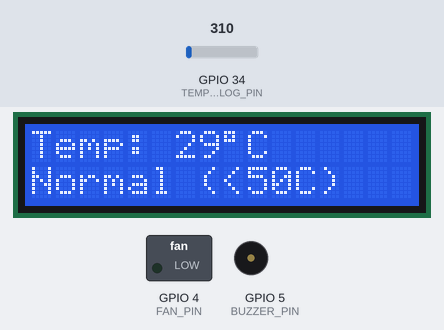
Simulated run of this sketch. Board: ESP32. Parts: 16×2 character LCD, switched loads named in the sketch (green lamp = pin HIGH), buzzer (waves = sounding, pin HIGH). Inputs (shaded band) come from the test bench; at power-on: GPIO 34 (TEMP_ANALOG_PIN) = 310. WiFi joins after 1.5 s; servers stay silent unless stated; web services answer with replies made up by the test bench; what the sketch prints to the serial monitor is not drawn.

Above: at 9.2 s.
9.3 s: GPIO 34 (TEMP_ANALOG_PIN) set to 615
At 12.1 s:
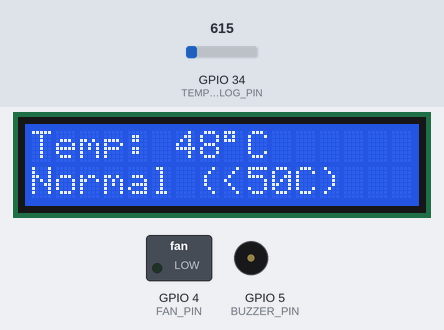
12.3 s: GPIO 34 (TEMP_ANALOG_PIN) set to 700
At 15.0 s:
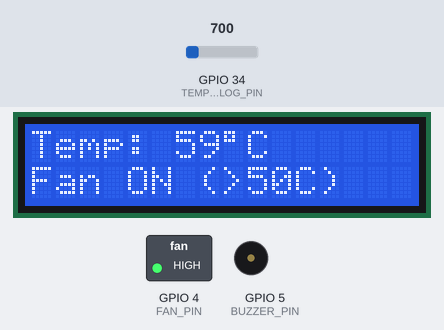
15.3 s: GPIO 34 (TEMP_ANALOG_PIN) set to 821
At 18.1 s:
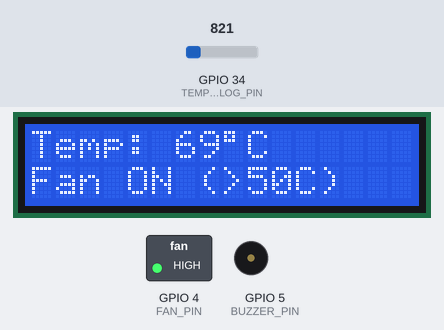
18.3 s: GPIO 34 (TEMP_ANALOG_PIN) set to 885
At 21.1 s:
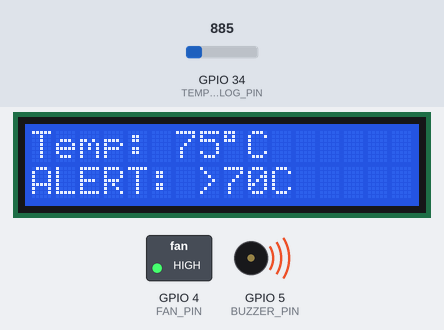
21.3 s: GPIO 34 (TEMP_ANALOG_PIN) set to 186
At 27.8 s:
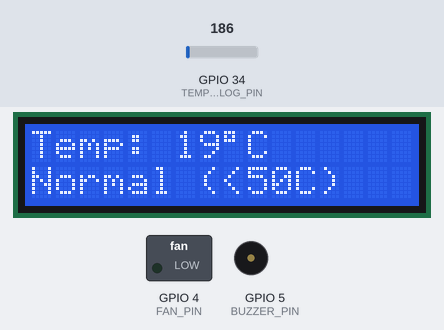
Timing chart, 0 to 28.4 s (numbered marks = the images above; inputs shaded):
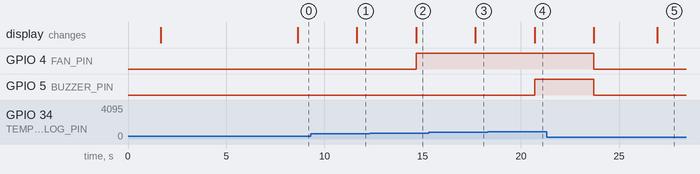

Measured:
- the behaviour switches between 659 and 660 on GPIO 34 (TEMP_ANALOG_PIN) (found by bisection; images 1 and 2)
- the behaviour switches between 858 and 859 on GPIO 34 (TEMP_ANALOG_PIN) (found by bisection; images 3 and 4)
- after the input at 9.3 s, the display: changes after 2.4 s (image 1)
- after the input at 12.3 s, the display: changes after 2.4 s (image 2)
- after the input at 15.3 s, the display: changes after 2.4 s (image 3)
- after the input at 18.3 s, the display: changes after 2.4 s (image 4)
- after the input at 21.3 s, GPIO 4 (FAN_PIN), GPIO 5 (BUZZER_PIN): HIGH → LOW after 2.4 s; the display: first changes after 2.4 s (image 5 shows a later state)

The sketch:

script.ino
```cpp
#include <WiFi.h>
#include <HTTPClient.h>
#include <LiquidCrystal.h>

/* ----------- WiFi ----------- */
const char* SSID     = "realme 8";
const char* PASSWORD = "moaz123456";

/* -------- ThingSpeak -------- */
const char* WRITE_API_KEY = "YM57FG1NG7OW2N1D";  // only key needed for writes
const char* TS_UPDATE_URL = "http://api.thingspeak.com/update";

/* -------- Thresholds -------- */
const int FAN_ON_C  = 50;   // >50C -> fan ON
 const int ALERT_C=70 ;// 70 -> buzzer and fan

LiquidCrystal lcd(22, 23, 21, 19, 18, 2);

/* -------- Pins -------- */
const int TEMP_ANALOG_PIN = 34;  // analog input for temperature
const int FAN_PIN         = 4;   // fan control (via transistor/relay)
const int BUZZER_PIN      = 5;   // buzzer alert

/* ---------- helpers ---------- */
int readTemperatureAnalog() {
  int analogVal = analogRead(TEMP_ANALOG_PIN); // 0..4095
  float voltage = analogVal * (3.3 / 4095.0);  // convert ADC to volts

  // Reference point: ADC=250 -> 25°C
  float vRef = 250 * (3.3 / 4095.0);  // ≈ 0.451V

  // Each +10mV (0.01V) = +1°C
  float tempC = 25.0 + (voltage - vRef) / 0.01;

  // Clamp temperature
  if (tempC < 0) tempC = 0;
  if (tempC > 127) tempC = 127;

  return (int)tempC;
}


// function to upload data into cloud (thingspeak)
void thingspeakPublish(int temp, int state) {
  if (WiFi.status() != WL_CONNECTED) return;

  HTTPClient http;
  String url = String(TS_UPDATE_URL) +
               "?api_key=" + WRITE_API_KEY +
               "&field1=" + String(temp) +
               "&field2=" + String(state);

  http.begin(url);
  int code = http.GET();
  // optional: Serial.println(code);
  http.end();
}
// used to write on lcd
void showOnLCD(int temp, int state) {
  // ---- First line: Temperature ----
  lcd.setCursor(0, 0);
  // Overwrite entire line with spaces first
  lcd.print("Temp:            "); // 16 chars total
  // Move cursor back to start of line
  lcd.setCursor(0, 0);
  lcd.print("Temp: ");
  lcd.print(temp);
  lcd.print((char)223); // degree symbol
  lcd.print("C");

  // ---- Second line: State ----
  lcd.setCursor(0, 1);
  // Overwrite entire line with spaces
  lcd.print("                "); // 16 spaces
  lcd.setCursor(0, 1);

  if (state == 2) {
    lcd.print("ALERT: >70C     "); // pad to 16 chars
  } else if (state == 1) {
    lcd.print("Fan ON (>50C)   "); // pad to 16 chars
  } else {
    lcd.print("Normal (<50C)   "); // pad to 16 chars
  }
}

int currdelay=0,clouddelay=0;

/* -------- Averaging buffer -------- */
// we get the average of some samples to be more accurate in sensor readings
#define NUM_SAMPLES 60
int samples[NUM_SAMPLES];      // circular buffer
int sampleIndex = 0;
int sumSamples = 0;

void setup() {
  Serial.begin(115200);

  // analog pin setup
  pinMode(TEMP_ANALOG_PIN, INPUT);

  // outputs
  pinMode(FAN_PIN, OUTPUT);
  digitalWrite(FAN_PIN, LOW);

  pinMode(BUZZER_PIN, OUTPUT);
  digitalWrite(BUZZER_PIN, LOW);

  // LCD

  lcd.begin(16, 2);
  lcd.clear();
  lcd.print("Booting...");

  // WiFi
  WiFi.begin(SSID, PASSWORD);
  lcd.setCursor(0,1);
  lcd.print("WiFi connecting");
  while (WiFi.status() != WL_CONNECTED) {
    delay(400);
    Serial.print(".");
  }
  lcd.clear();
  lcd.print("WiFi connected");
  delay(4000);
}

void loop() {
  int temp = readTemperatureAnalog();   // read every 50 ms

  // update circular buffer
  sumSamples -= samples[sampleIndex];   // remove old value
  samples[sampleIndex] = temp;          // insert new value
  sumSamples += temp;                   // add new value
  sampleIndex = (sampleIndex + 1) % NUM_SAMPLES;

  currdelay += 50;
  clouddelay+=50;
  // every 3000 ms (60 readings) -> update LCD and logic
  if (currdelay >= 3000) {
    currdelay = 0;
    int avgTemp = sumSamples / NUM_SAMPLES;

    // decide state
    int state = 0;
    if (avgTemp > ALERT_C) {
      state = 2;
      digitalWrite(FAN_PIN, HIGH);
      digitalWrite(BUZZER_PIN, HIGH); // buzzer on
    } else if (avgTemp > FAN_ON_C) {
      state = 1;
      digitalWrite(FAN_PIN, HIGH);
      digitalWrite(BUZZER_PIN, LOW);
    } else {
      state = 0;
      digitalWrite(FAN_PIN, LOW);
      digitalWrite(BUZZER_PIN, LOW);
    }

    showOnLCD(avgTemp, state);
    if(clouddelay>16000){
thingspeakPublish(avgTemp, state);
clouddelay=0;
    }
    Serial.print("Temp=");
    Serial.print(avgTemp);
    Serial.print("C  |  State=");
    Serial.println(state);
  }

  delay(50);
}
```
